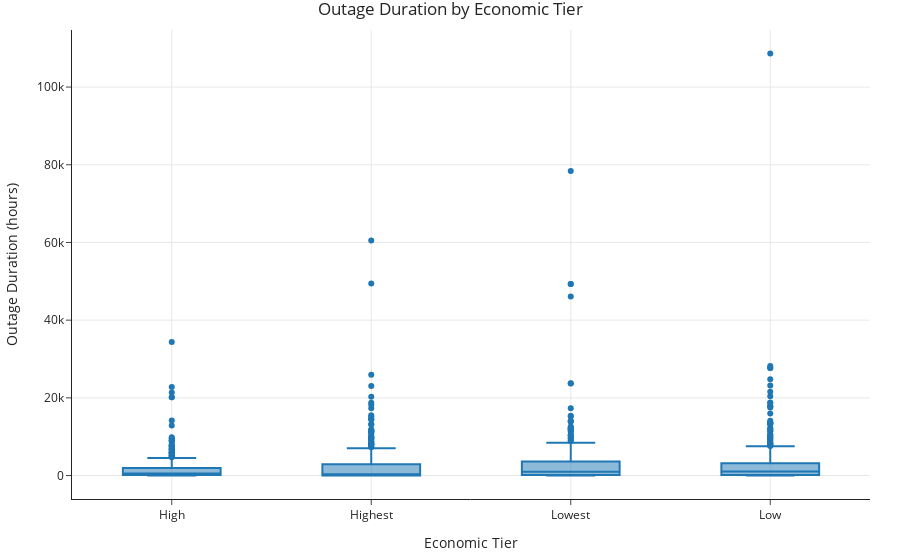

This figure's notebook cell:
### Markdown cell above
#### 3. Severity by Economic Tier

### Code cell
fig6 = px.box(
    df_clean,
    x='econ_bin',
    y='final_duration',
    title="Outage Duration by Economic Tier",
    labels={'econ_bin': 'Economic Tier', 'final_duration': 'Outage Duration (hours)'}
)
fig6.show()

### Figure 1 — Plotly figure (JSON) as saved in the notebook; plotly's stock layout.template omitted (floating-point values rounded to 4 significant figures; data arrays with more than 128 entries replaced by an {"elided": "..."} marker saying what was removed)
{"data": [{"alignmentgroup": "True", "hovertemplate": "Economic Tier=%{x}<br>Outage Duration (hours)=%{y}<extra></extra>", "legendgroup": "", "marker": {"color": "#1F77B4"}, "name": "", "notched": false, "offsetgroup": "", "orientation": "v", "showlegend": false, "type": "box", "x": {"elided": "1534 str values"}, "x0": " ", "xaxis": "x", "y": {"elided": "1534 int values"}, "y0": " ", "yaxis": "y"}], "layout": {"autosize": true, "boxmode": "group", "legend": {"tracegroupgap": 0}, "title": {"text": "Outage Duration by Economic Tier"}, "xaxis": {"anchor": "y", "autorange": true, "domain": [0, 1], "range": [-0.5, 3.5], "title": {"text": "Economic Tier"}, "type": "category"}, "yaxis": {"anchor": "x", "autorange": true, "domain": [0, 1], "range": [-6036.0, 114700.0], "title": {"text": "Outage Duration (hours)"}, "type": "linear"}}}
